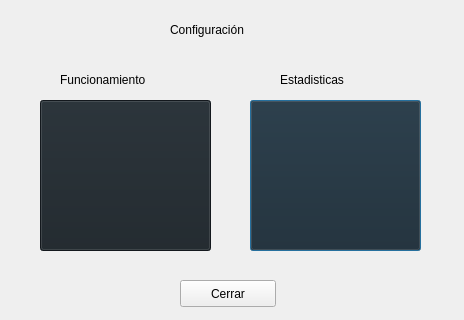
<?xml version="1.0" encoding="UTF-8"?>
<ui version="4.0">
 <class>configuration</class>
 <widget class="QDialog" name="configuration">
  <property name="geometry">
   <rect>
    <x>0</x>
    <y>0</y>
    <width>464</width>
    <height>320</height>
   </rect>
  </property>
  <property name="windowTitle">
   <string>Dialog</string>
  </property>
  <widget class="QPushButton" name="estadisticasButton">
   <property name="geometry">
    <rect>
     <x>250</x>
     <y>100</y>
     <width>171</width>
     <height>151</height>
    </rect>
   </property>
   <property name="styleSheet">
    <string notr="true">image: url(:/new/prefix1/estadisticas.png);
background-position: center;
background-origin: content;
height: 130px;
width: 30px;
background-color: #1a2228;      </string>
   </property>
   <property name="text">
    <string/>
   </property>
  </widget>
  <widget class="QLabel" name="label1">
   <property name="geometry">
    <rect>
     <x>60</x>
     <y>70</y>
     <width>121</width>
     <height>20</height>
    </rect>
   </property>
   <property name="text">
    <string>Funcionamiento</string>
   </property>
  </widget>
  <widget class="QLabel" name="label2">
   <property name="geometry">
    <rect>
     <x>280</x>
     <y>70</y>
     <width>121</width>
     <height>20</height>
    </rect>
   </property>
   <property name="text">
    <string>Estadisticas</string>
   </property>
  </widget>
  <widget class="QLabel" name="tituloLabel">
   <property name="geometry">
    <rect>
     <x>170</x>
     <y>20</y>
     <width>101</width>
     <height>19</height>
    </rect>
   </property>
   <property name="text">
    <string>Configuración</string>
   </property>
  </widget>
  <widget class="QPushButton" name="atrasButton">
   <property name="geometry">
    <rect>
     <x>180</x>
     <y>280</y>
     <width>96</width>
     <height>27</height>
    </rect>
   </property>
   <property name="text">
    <string>Cerrar</string>
   </property>
  </widget>
  <widget class="QPushButton" name="funcionamientoButton">
   <property name="geometry">
    <rect>
     <x>40</x>
     <y>100</y>
     <width>171</width>
     <height>151</height>
    </rect>
   </property>
   <property name="minimumSize">
    <size>
     <width>171</width>
     <height>151</height>
    </size>
   </property>
   <property name="styleSheet">
    <string notr="true">image: url(:/new/prefix1/funcion.png);
background-position: center;
background-origin: content;
height: 130px;
width: 30px;
background-color: #1a2228;      </string>
   </property>
   <property name="text">
    <string/>
   </property>
  </widget>
 </widget>
 <resources/>
 <connections/>
</ui>
